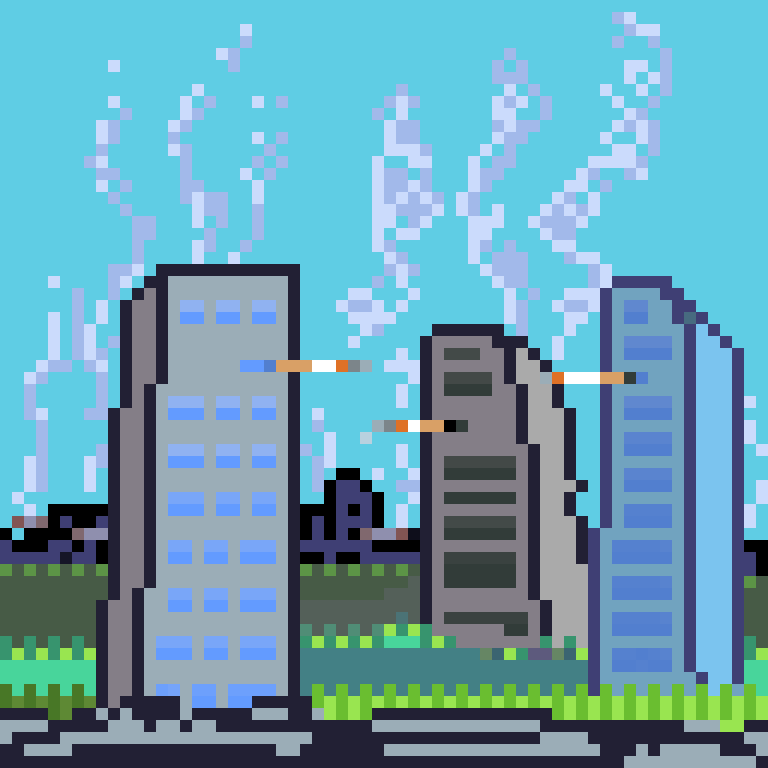
#> input picture collections/2-proto_towers/images/301-350/310.png, 768 x 768 px, found by its file name
$ python png_to_svg_potrace.py
#> lines starting #> are read from the running program, lines starting #| are printed output that depends on the picture
from PIL import Image
import subprocess

def convert_to_bmp(input_image, output_bmp):
#> called with input_image = 'media/wip/310/310.png', output_bmp = 'media/wip/310/310.bmp'
    with Image.open(input_image) as image:
        # Convert image to RGB or RGBA mode before saving as BMP
#> image is the input picture: PIL image 768x768 RGBA; mean R, G, B, A 104.2, 161.4, 180.3, 255
        if image.mode == 'LA':
            # If you need to preserve transparency, convert to 'RGBA'
            image = image.convert('RGBA')
        elif image.mode != 'RGB':
            # Convert non-RGB images to grayscale ('L') or you can choose to convert to 'RGB'
            image = image.convert('L')
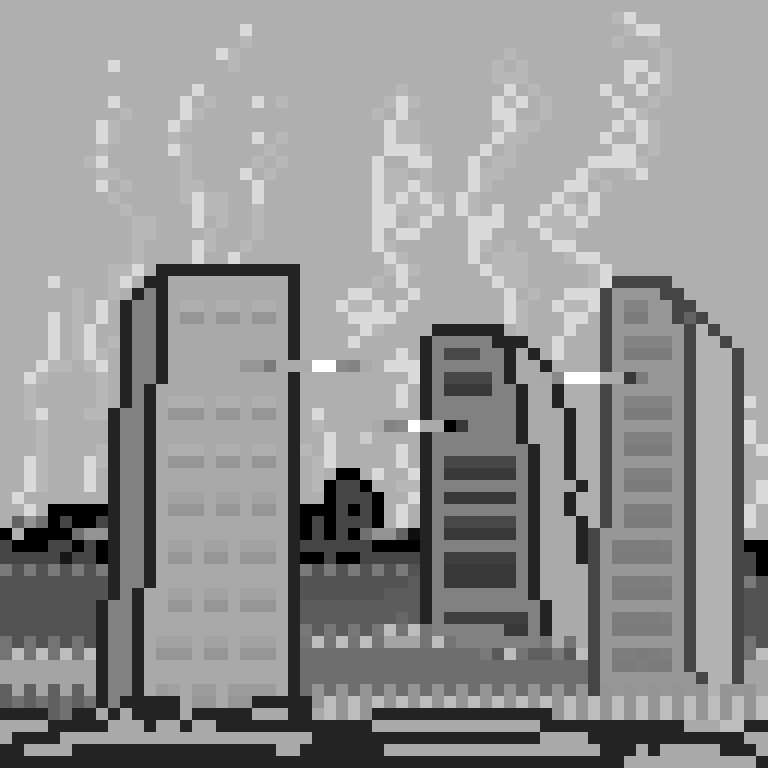
#> image: PIL image 768x768 L; min 0, max 255, mean 146.6
        image.save(output_bmp, "BMP")

def convert_to_svg(input_bmp, output_svg):
#> called with input_bmp = 'media/wip/310/310.bmp', output_svg = 'media/wip/310/310.svg'
    try:
        subprocess.run(["potrace", input_bmp, "-s", "-o", output_svg], check=True)
#> (this line was passed over: subprocess is not available in this run)
        print(f"SVG file created: {output_svg}")
    except subprocess.CalledProcessError as e:
        print(f"An error occurred: {e}")

# Usage
input_image = "media/wip/310/310.png"  # Replace with your image path
output_bmp = "media/wip/310/310.bmp"   # Temporary BMP file
output_svg = "media/wip/310/310.svg" # Final SVG file

convert_to_bmp(input_image, output_bmp)
convert_to_svg(output_bmp, output_svg)

$ run again, with collections/2-proto_towers/images/301-350/319.png copied over collections/2-proto_towers/images/301-350/310.png
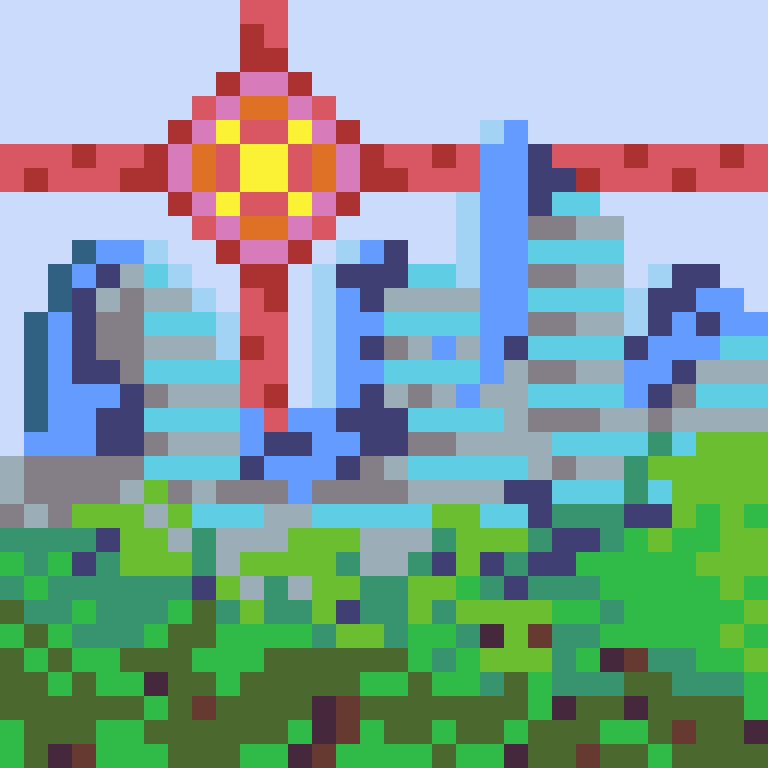
#> input picture collections/2-proto_towers/images/301-350/319.png, 768 x 768 px, found by its file name
#> in convert_to_bmp, image is the input picture: PIL image 768x768 RGBA; mean R, G, B, A 130.2, 161, 155.1, 255
#> in convert_to_bmp, `image = image.convert('L')`:
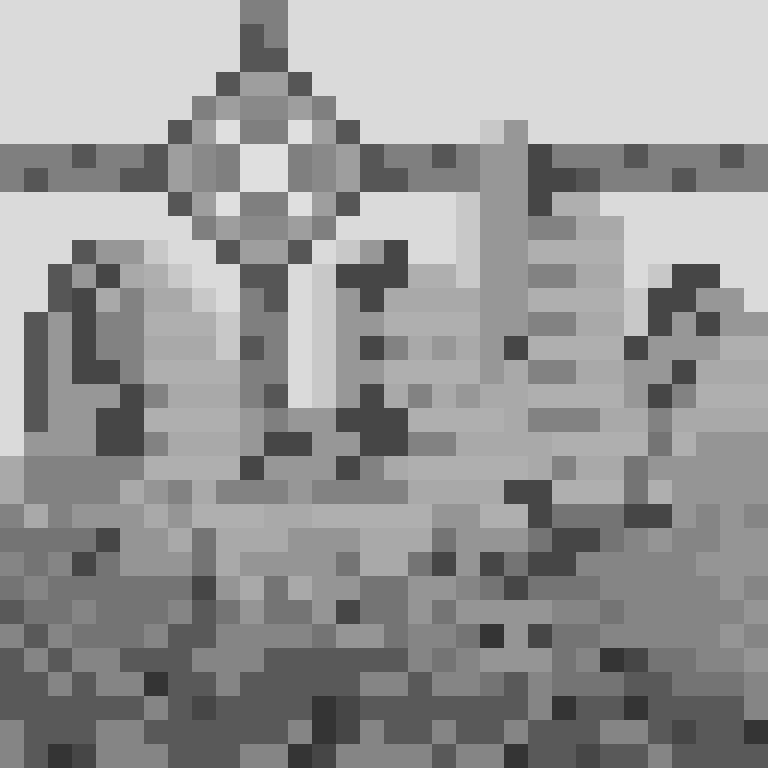
#> image: PIL image 768x768 L; min 51, max 223, mean 151.2
